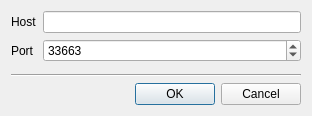
<?xml version="1.0" encoding="UTF-8"?>
<ui version="4.0">
 <class>Options</class>
 <widget class="QDialog" name="Options">
  <property name="geometry">
   <rect>
    <x>0</x>
    <y>0</y>
    <width>312</width>
    <height>116</height>
   </rect>
  </property>
  <property name="windowTitle">
   <string>Options</string>
  </property>
  <layout class="QVBoxLayout" name="verticalLayout_2">
   <item>
    <layout class="QGridLayout" name="gridLayout">
     <item row="0" column="0">
      <widget class="QLabel" name="label">
       <property name="text">
        <string>Host</string>
       </property>
      </widget>
     </item>
     <item row="0" column="1">
      <widget class="QLineEdit" name="m_host"/>
     </item>
     <item row="1" column="0">
      <widget class="QLabel" name="label_2">
       <property name="text">
        <string>Port</string>
       </property>
      </widget>
     </item>
     <item row="1" column="1">
      <widget class="QSpinBox" name="m_port">
       <property name="minimum">
        <number>1</number>
       </property>
       <property name="maximum">
        <number>65535</number>
       </property>
       <property name="value">
        <number>33663</number>
       </property>
      </widget>
     </item>
    </layout>
   </item>
   <item>
    <spacer name="verticalSpacer">
     <property name="orientation">
      <enum>Qt::Vertical</enum>
     </property>
     <property name="sizeHint" stdset="0">
      <size>
       <width>20</width>
       <height>0</height>
      </size>
     </property>
    </spacer>
   </item>
   <item>
    <widget class="Line" name="line">
     <property name="orientation">
      <enum>Qt::Horizontal</enum>
     </property>
    </widget>
   </item>
   <item>
    <widget class="QDialogButtonBox" name="buttonBox">
     <property name="orientation">
      <enum>Qt::Horizontal</enum>
     </property>
     <property name="standardButtons">
      <set>QDialogButtonBox::Cancel|QDialogButtonBox::Ok</set>
     </property>
    </widget>
   </item>
  </layout>
 </widget>
 <resources/>
 <connections>
  <connection>
   <sender>buttonBox</sender>
   <signal>accepted()</signal>
   <receiver>Options</receiver>
   <slot>accept()</slot>
   <hints>
    <hint type="sourcelabel">
     <x>248</x>
     <y>254</y>
    </hint>
    <hint type="destinationlabel">
     <x>157</x>
     <y>274</y>
    </hint>
   </hints>
  </connection>
  <connection>
   <sender>buttonBox</sender>
   <signal>rejected()</signal>
   <receiver>Options</receiver>
   <slot>reject()</slot>
   <hints>
    <hint type="sourcelabel">
     <x>316</x>
     <y>260</y>
    </hint>
    <hint type="destinationlabel">
     <x>286</x>
     <y>274</y>
    </hint>
   </hints>
  </connection>
 </connections>
</ui>
